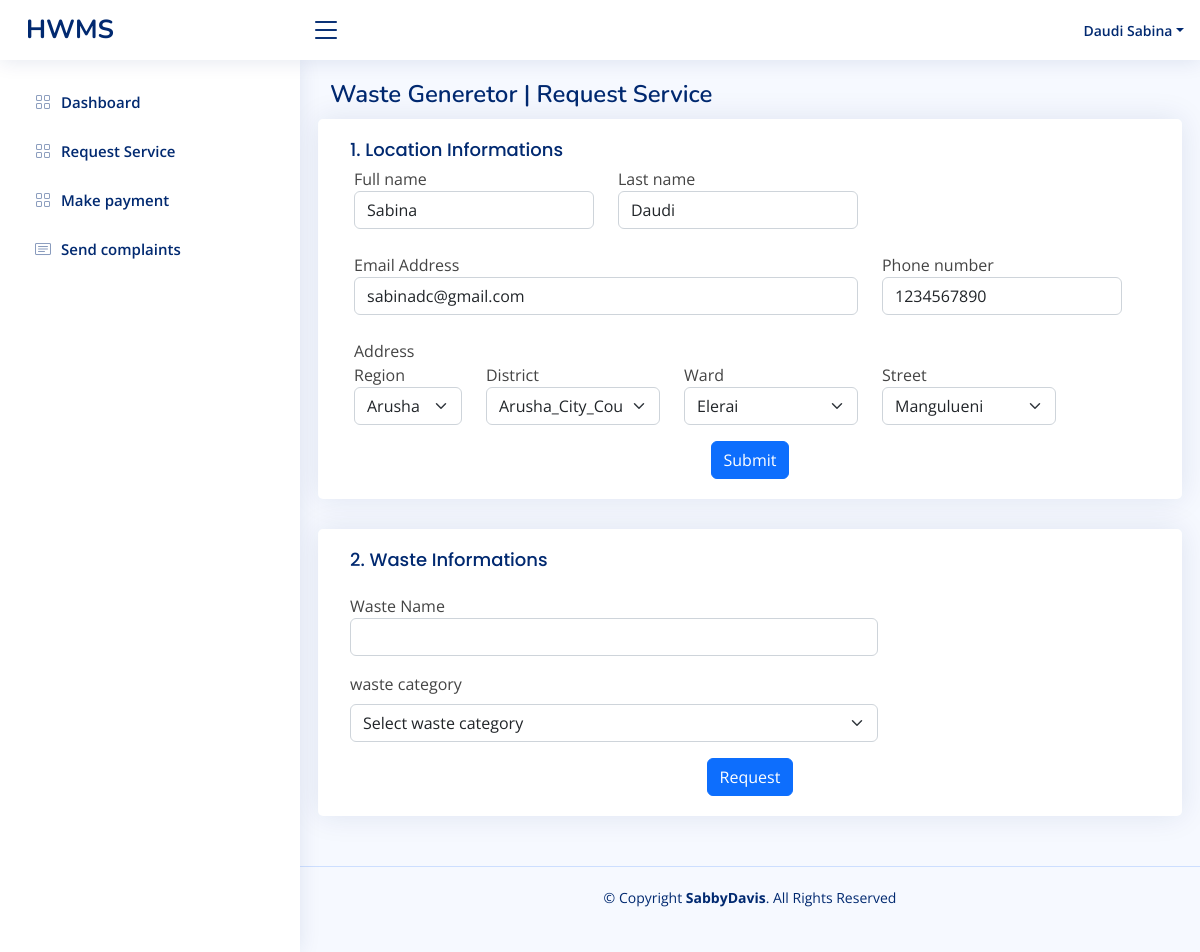
The app's page /wastegenerator/request.php (signed in) with its own data.
### tables this page shows
CREATE TABLE IF NOT EXISTS `users` (
  `user_id` int NOT NULL AUTO_INCREMENT,
  `fname` varchar(100) NOT NULL,
  `lname` varchar(100) NOT NULL,
  `email` varchar(100) NOT NULL,
  `password` varchar(255) NOT NULL DEFAULT '$2y$10$9nynCknZcZ/IgqjGDsIog.LIux8bWUsGW6ZMW5t.SkREPcNv5zlXi',
  `address_id` int NOT NULL,
  `contact` varchar(50) NOT NULL,
  `status` int NOT NULL DEFAULT '4',
  `role_id` int NOT NULL DEFAULT '1',
  PRIMARY KEY (`user_id`),
  KEY `role_id` (`role_id`),
  KEY `address_id` (`address_id`),
  KEY `status` (`status`)
);

CREATE TABLE IF NOT EXISTS `region` (
  `id` int NOT NULL AUTO_INCREMENT,
  `name` varchar(100) NOT NULL,
  PRIMARY KEY (`id`)
);

CREATE TABLE IF NOT EXISTS `district` (
  `id` int NOT NULL AUTO_INCREMENT,
  `name` varchar(100) NOT NULL,
  `region_id` int NOT NULL,
  PRIMARY KEY (`id`),
  KEY `region_id` (`region_id`)
);

CREATE TABLE IF NOT EXISTS `ward` (
  `id` int NOT NULL AUTO_INCREMENT,
  `name` varchar(100) NOT NULL,
  `district_id` int NOT NULL,
  PRIMARY KEY (`id`),
  KEY `district_id` (`district_id`)
);

CREATE TABLE IF NOT EXISTS `street` (
  `id` int NOT NULL AUTO_INCREMENT,
  `name` varchar(100) NOT NULL,
  `ward_id` int NOT NULL,
  PRIMARY KEY (`id`),
  KEY `ward_id` (`ward_id`)
);

### wastegenerator/request.php (the view, shortened to what this page needs)
<?php
require'./request_logic.php';
$user_id = $_SESSION['id'];
if (empty($user_id)) {
  header('location:../index.php');
} else {
  $query = "select * from users where user_id =$user_id ";
  $send = mysqli_query($con, $query);
  $rows = mysqli_fetch_assoc($send);
}
?>
<!DOCTYPE html>
<html lang="en">
<head>
  <link href="../assets/vendor/bootstrap/css/bootstrap.min.css" rel="stylesheet">
  <link href="../assets/vendor/bootstrap-icons/bootstrap-icons.css" rel="stylesheet">
  <link href="../assets/vendor/boxicons/css/boxicons.min.css" rel="stylesheet">
  <link href="../assets/vendor/quill/quill.snow.css" rel="stylesheet">
  <link href="../assets/vendor/quill/quill.bubble.css" rel="stylesheet">
  <link href="../assets/vendor/remixicon/remixicon.css" rel="stylesheet">
  <link href="../assets/vendor/simple-datatables/style.css" rel="stylesheet">
  <link href="../assets/css/style.css" rel="stylesheet">
</head>
<body>
  <header id="header" class="header fixed-top d-flex align-items-center">
    <div class="d-flex align-items-center justify-content-between">
      <a href="index.html" class="logo d-flex align-items-center">
        <span class="d-none d-lg-block">HWMS</span>
      </a>
      <i class="bi bi-list toggle-sidebar-btn"></i>
    </div>
    <nav class="header-nav ms-auto">
      <ul class="d-flex align-items-center">
        <li class="nav-item dropdown pe-3">
          <a class="nav-link nav-profile d-flex align-items-center pe-0" href="#" data-bs-toggle="dropdown">
            <span class="d-none d-md-block dropdown-toggle ps-2"> <?php echo $rows['lname'] . " " . $rows['fname']; ?></span>
          </a>
        </li>
      </ul>
    </nav>
  </header>
  <aside id="sidebar" class="sidebar">
    <ul class="sidebar-nav" id="sidebar-nav">
      <li class="nav-item">
        <a class="nav-link collapsed" href="wastegeneratorDashboard.php">
          <i class="bi bi-grid"></i>
          <span>Dashboard</span>
        </a>
      </li>
      <li class="nav-item">
        <a class="nav-link collapsed" href="request.php">
          <i class="bi bi-grid"></i>
          <span>Request Service</span>
        </a>
      </li>
      <li class="nav-item">
        <a class="nav-link collapsed" href="payment.php">
          <i class="bi bi-grid"></i>
          <span>Make payment</span>
        </a>
      </li>
      <li class="nav-item">
        <a class="nav-link collapsed" href="complaints.php">
          <i class="bi bi-card-text"></i>
          <span>Send complaints</span>
        </a>
      </li>
    </ul>
  </aside>
  <main id="main" class="main">
    <div class="pagetitle">
      <h1>Waste Generetor | Request Service</h1>
    </div>
    <section class="section">
      <div class="row">
        <div class="card">
          <div class="card-body">
            <h5 class="card-title">1. Location Informations</h5>
              <form action="" method="post" class="row g-3">
              <div class="row">
                <div class="col-md-4">
                  <label for="">Full name</label>
                  <input type="text" class="form-control" value="<?php echo $rows['fname'] ?>" readonly>
                </div>
                <div class="col-md-4">
                  <label for="">Last name</label>
                  <input type="text" class="form-control" value="<?php echo $rows['lname']; ?>" readonly>
                </div>
              </div>
              <div class="row mt-4">
                <div class="col-md-8">
                  <label for="">Email Address</label>
                  <input type="email" class="form-control" placeholder="" value="<?php echo $rows['email']; ?>" readonly>
                </div>
                <div class="col-md-4">
                  <label for="">Phone number</label>
                  <input type="text" class="form-control" placeholder="" value="<?php echo $rows['contact']; ?>">
                </div>
              </div>
              <div class="row mt-4  ">
                <label for="">Address</label>
                <div class="col-md-2">
                  <?php
                  $streetid =  $rows['address_id'];
                  $selectstreet = "SELECT * FROM street where id = $streetid ";
                  $querystreet = mysqli_query($con, $selectstreet);
                  $addressstreet1 = mysqli_fetch_assoc($querystreet);
                  $ward_id = $addressstreet1['ward_id'];
                  $selectWard = "SELECT * FROM Ward where id = $ward_id";
                  $queryWard = mysqli_query($con, $selectWard);
                  $addressward1 = mysqli_fetch_assoc($queryWard);
                  $district_id = $addressward1['district_id'];
                  $selectdistrict = "SELECT * FROM district where id = $district_id";
                  $querydistrict = mysqli_query($con, $selectdistrict);
                  $addressdistrict1 = mysqli_fetch_assoc($querydistrict);
                  $region_id = $addressdistrict1['region_id'];
                  $selectRegion = "SELECT * FROM region where  $region_id";
                  $queryRegion = mysqli_query($con, $selectRegion);
                  $addressRegion1 = mysqli_fetch_assoc($queryRegion);
                  ?>
                  <label for="">Region</label>
                  <select id="inputState" class="form-select">
                    <option value="<?php echo $addressRegion1['id']; ?>"><?php echo $addressRegion1['name']; ?> </option>
                  </select>
                </div>
                <div class="col-md-3">
                  <label for="">District</label>
                  <select id="inputState" class="form-select">
                    <option value="<?php echo $addressdistrict1['id']; ?>"><?php echo $addressdistrict1['name']; ?></option>
                  </select>
                </div>
                <div class="col-md-3">
                  <label for="">Ward</label>
                  <select id="inputState" class="form-select">
                    <option value="<?php echo $addressward1['id']; ?>"><?php echo $addressward1['name']; ?></option>
                  </select>
                </div>
                <div class="col-md-3">
                  <label for="">Street</label>
                  <select id="inputState" class="form-select">
                    <option value="<?php echo $addressstreet1['id']; ?>"><?php echo $addressstreet1['name']; ?></option>
                  </select>
                </div>
              </div>
              <div class="text-center">
                <button type="submit" name="submit" class="btn btn-primary">Submit</button>
              </div>
            </form>
          </div>
        </div>
      </div>
    </section>
    <section class="section">
      <div class="row">
        <div class="card">
          <div class="card-body">
            <h5 class="card-title">2. Waste Informations</h5>
            <form action="" method="post" class="row g-3">
              <div class="col-md-8">
                <label for="">Waste Name</label>
                <input type="text" name="waste_name" class="form-control" placeholder="">
              </div>
              <div class="col-8">
                <label for="yourwaste_category" class="form-label"> waste category</label>
                <select name="waste_category" id="yourwaste_category" class="form-control form-select">
                  <option value="">Select waste category</option>
                </select>
              </div>
              <div class="text-center">
                <button type="submit" name="request" class="btn btn-primary">Request</button>
              </div>
            </form>
          </div>
        </div>
      </div>
    </section>
  </main>
  <footer id="footer" class="footer">
    <div class="copyright">
      &copy; Copyright <strong><span>SabbyDavis</span></strong>. All Rights Reserved
    </div>
  </footer>
</body>
</html>../

### assets/css/style.css (style rules this page uses)
:root { scroll-behavior: smooth; }
body { font-family: "Open Sans", sans-serif; background: #f6f9ff; color: #444444; }
a { color: #4154f1; text-decoration: none; }
h1, h2, h3, h4, h5, h6 { font-family: "Nunito", sans-serif; }
#main { margin-top: 60px; padding: 20px 30px; transition: all 0.3s; }
.pagetitle { margin-bottom: 10px; }
.pagetitle h1 { font-size: 24px; margin-bottom: 0; font-weight: 600; color: #012970; }
.card { margin-bottom: 30px; border: none; border-radius: 5px; box-shadow: 0px 0 30px rgba(1, 41, 112, 0.1); }
.card-title { padding: 20px 0 15px 0; font-size: 18px; font-weight: 500; color: #012970; font-family: "Poppins", sans-serif; }
.card-body { padding: 0 20px 20px 20px; }
.logo { line-height: 1; }
@media (min-width: 1200px) { .logo { width: 280px; } }
.logo span { font-size: 26px; font-weight: 700; color: #012970; font-family: "Nunito", sans-serif; }
.header { transition: all 0.5s; z-index: 997; height: 60px; box-shadow: 0px 2px 20px rgba(1, 41, 112, 0.1); background-color: #fff; padding-left: 20px; }
.header .toggle-sidebar-btn { font-size: 32px; padding-left: 10px; cursor: pointer; color: #012970; }
.header-nav ul { list-style: none; }
.header-nav>ul { margin: 0; padding: 0; }
.header-nav .nav-profile { color: #012970; }
.header-nav .nav-profile span { font-size: 14px; font-weight: 600; }
.sidebar { position: fixed; top: 60px; left: 0; bottom: 0; width: 300px; z-index: 996; transition: all 0.3s; padding: 20px; overflow-y: auto; scrollbar-width: thin; scrollbar-color: #aab7cf transparent; box-shadow: 0px 0px 20px rgba(1, 41, 112, 0.1); background-color: #fff; }
@media (min-width: 1200px) { #main, #footer { margin-left: 300px; } }
.sidebar-nav { padding: 0; margin: 0; list-style: none; }
.sidebar-nav li { padding: 0; margin: 0; list-style: none; }
.sidebar-nav .nav-item { margin-bottom: 5px; }
.sidebar-nav .nav-link { display: flex; align-items: center; font-size: 15px; font-weight: 600; color: #4154f1; transition: 0.3; background: #f6f9ff; padding: 10px 15px; border-radius: 4px; }
.sidebar-nav .nav-link i { font-size: 16px; margin-right: 10px; color: #4154f1; }
.sidebar-nav .nav-link.collapsed { color: #012970; background: #fff; }
.sidebar-nav .nav-link.collapsed i { color: #899bbd; }
.footer { padding: 20px 0; font-size: 14px; transition: all 0.3s; border-top: 1px solid #cddfff; }
.footer .copyright { text-align: center; color: #012970; }

### records on screen
users: lname "Daudi", fname "Sabina", email "sabinadc@gmail.com", contact "1234567890"
region: name "Arusha"
district: name "Arusha_City_Council"
ward: name "Elerai"
street: name "Mangulueni"
